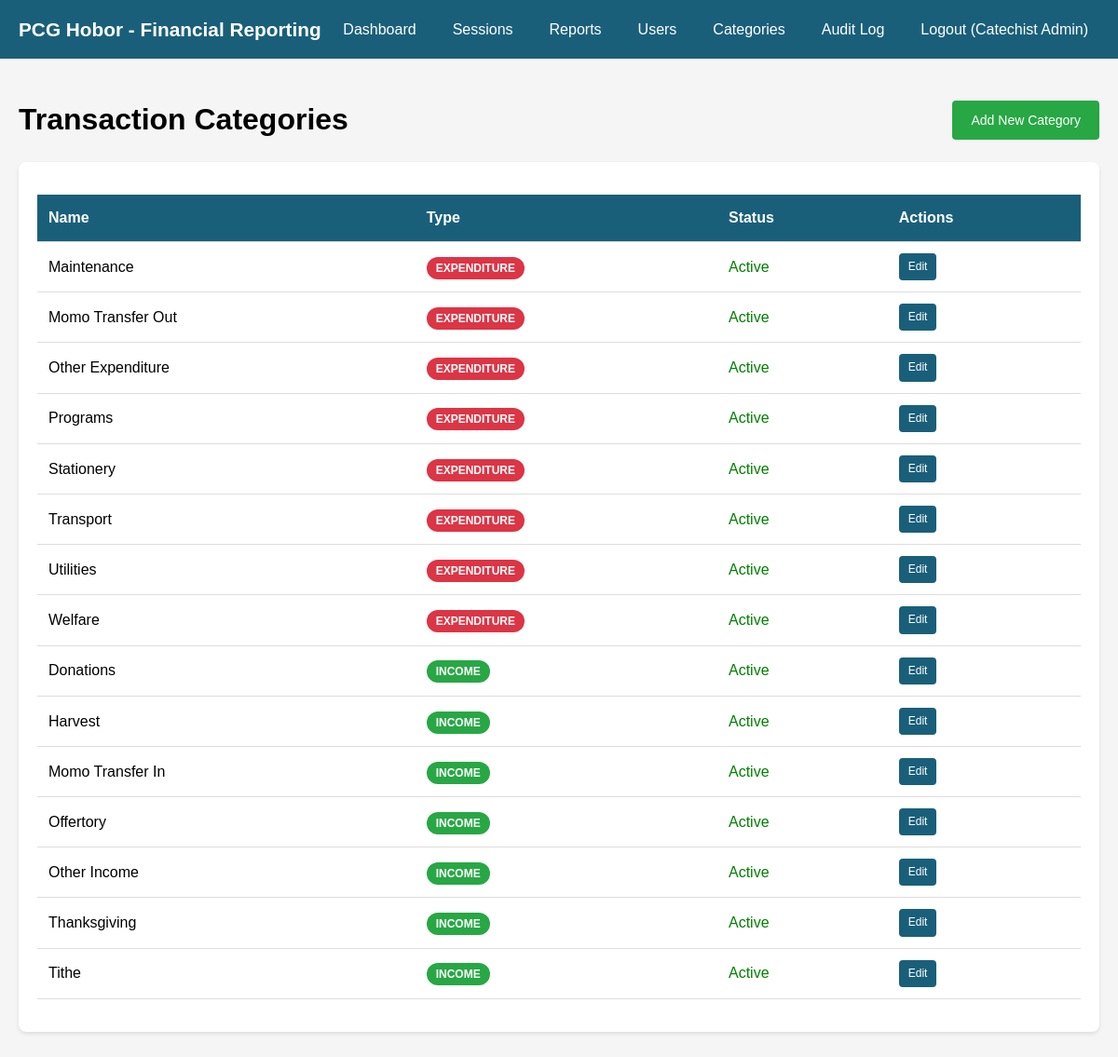
/categories (signed in), run on the app's committed database.
### app.py (models this page shows, shortened)
class User(UserMixin, db.Model):
    id = db.Column(db.Integer, primary_key=True)
    username = db.Column(db.String(80), unique=True, nullable=False)
    password_hash = db.Column(db.String(256), nullable=False)
    full_name = db.Column(db.String(120), nullable=False)
    role = db.Column(db.String(20), nullable=False)  # 'admin' or 'treasurer'
    is_active_flag = db.Column(db.Boolean, default=True)
    created_at = db.Column(db.DateTime, default=datetime.utcnow)

class Category(db.Model):
    id = db.Column(db.Integer, primary_key=True)
    name = db.Column(db.String(100), nullable=False)
    category_type = db.Column(db.String(20), nullable=False)  # 'income' or 'expenditure'
    is_active = db.Column(db.Boolean, default=True)

### app.py (the view)
@app.route('/categories')
@login_required
@admin_required
def categories_list():
    categories = Category.query.order_by(Category.category_type, Category.name).all()
    return render_template('categories_list.html', categories=categories)

### app.py (called while the page is built)
@login_manager.user_loader
def load_user(user_id):
    return User.query.get(int(user_id))

def admin_required(f):
    @wraps(f)
    def decorated_function(*args, **kwargs):
        if not current_user.is_authenticated or current_user.role != 'admin':
            flash('Admin access required.', 'error')
            return redirect(url_for('dashboard'))
        return f(*args, **kwargs)
    return decorated_function

### templates/categories_list.html (shortened to what this page needs)
{% extends "base.html" %}
{% block content %}
<div style="display: flex; justify-content: space-between; align-items: center; margin-bottom: 20px;">
    <h1>Transaction Categories</h1>
    <a href="{{ url_for('new_category') }}" class="btn btn-success">Add New Category</a>
</div>
<div class="card">
    {% if categories %}
    <table>
        <thead>
            <tr>
                <th>Name</th>
                <th>Type</th>
                <th>Status</th>
                <th>Actions</th>
            </tr>
        </thead>
        <tbody>
            {% for category in categories %}
            <tr>
                <td>{{ category.name }}</td>
                <td><span class="status-badge status-{{ 'approved' if category.category_type == 'income' else 'rejected' }}">{{ category.category_type|upper }}</span></td>
                <td>
                    {% if category.is_active %}
                    <span style="color: green;">Active</span>
                    {% else %}
                    <span style="color: red;">Inactive</span>
                    {% endif %}
                </td>
                <td>
                    <a href="{{ url_for('edit_category', category_id=category.id) }}" class="btn btn-primary" style="padding: 5px 10px; font-size: 12px;">Edit</a>
                </td>
            </tr>
            {% endfor %}
        </tbody>
    </table>
    {% else %}
    <p>No categories found.</p>
    {% endif %}
</div>
{% endblock %}

### templates/base.html (shortened to what this page needs)
<!DOCTYPE html>
<html lang="en">
<head>
</head>
<body>
    {% if current_user.is_authenticated %}
    <nav>
        <div class="nav-container">
            <h1>PCG Hobor - Financial Reporting</h1>
            <ul>
                <li><a href="{{ url_for('dashboard') }}">Dashboard</a></li>
                <li><a href="{{ url_for('sessions_list') }}">Sessions</a></li>
                <li><a href="{{ url_for('summary_report') }}">Reports</a></li>
                {% if current_user.role == 'admin' %}
                <li><a href="{{ url_for('users_list') }}">Users</a></li>
                <li><a href="{{ url_for('categories_list') }}">Categories</a></li>
                <li><a href="{{ url_for('audit_log') }}">Audit Log</a></li>
                {% endif %}
                <li><a href="{{ url_for('logout') }}">Logout ({{ current_user.full_name }})</a></li>
            </ul>
        </div>
    </nav>
    {% endif %}
    <div class="container">
        {% block content %}{% endblock %}
    </div>
</body>
</html>

### templates/base.html (style rules this page uses)
* { box-sizing: border-box; margin: 0; padding: 0; }
body { font-family: Arial, sans-serif; background: #f5f5f5; line-height: 1.6; }
.container { max-width: 1200px; margin: 0 auto; padding: 20px; }
nav { background: #1a5f7a; color: white; padding: 15px 20px; margin-bottom: 20px; }
nav .nav-container { display: flex; justify-content: space-between; align-items: center; max-width: 1200px; margin: 0 auto; }
nav h1 { font-size: 1.3em; }
nav ul { list-style: none; display: flex; gap: 15px; }
nav a { color: white; text-decoration: none; padding: 8px 12px; border-radius: 4px; }
.card { background: white; border-radius: 8px; padding: 20px; margin-bottom: 20px; box-shadow: 0 2px 4px rgba(0,0,0,0.1); }
table { width: 100%; border-collapse: collapse; margin: 15px 0; }
th, td { padding: 12px; text-align: left; border-bottom: 1px solid #ddd; }
th { background: #1a5f7a; color: white; }
.btn { display: inline-block; padding: 10px 20px; border: none; border-radius: 4px; cursor: pointer; text-decoration: none; font-size: 14px; }
.btn-primary { background: #1a5f7a; color: white; }
.btn-success { background: #28a745; color: white; }
.status-badge { padding: 5px 10px; border-radius: 12px; font-size: 12px; font-weight: bold; }
.status-approved { background: #28a745; color: white; }
.status-rejected { background: #dc3545; color: white; }

### data on the page
User: full_name "Catechist Admin"
Category: name "Maintenance", category_type "EXPENDITURE", is_active "Active"
Category: name "Momo Transfer Out", category_type "EXPENDITURE", is_active "Active"
Category: name "Other Expenditure", category_type "EXPENDITURE", is_active "Active"
Category: name "Programs", category_type "EXPENDITURE", is_active "Active"
Category: name "Stationery", category_type "EXPENDITURE", is_active "Active"
Category: name "Transport", category_type "EXPENDITURE", is_active "Active"
Category: name "Utilities", category_type "EXPENDITURE", is_active "Active"
Category: name "Welfare", category_type "EXPENDITURE", is_active "Active"
Category: name "Donations", category_type "INCOME", is_active "Active"
Category: name "Harvest", category_type "INCOME", is_active "Active"
Category: name "Momo Transfer In", category_type "INCOME", is_active "Active"
Category: name "Offertory", category_type "INCOME", is_active "Active"
Category: name "Other Income", category_type "INCOME", is_active "Active"
Category: name "Thanksgiving", category_type "INCOME", is_active "Active"
Category: name "Tithe", category_type "INCOME", is_active "Active"
